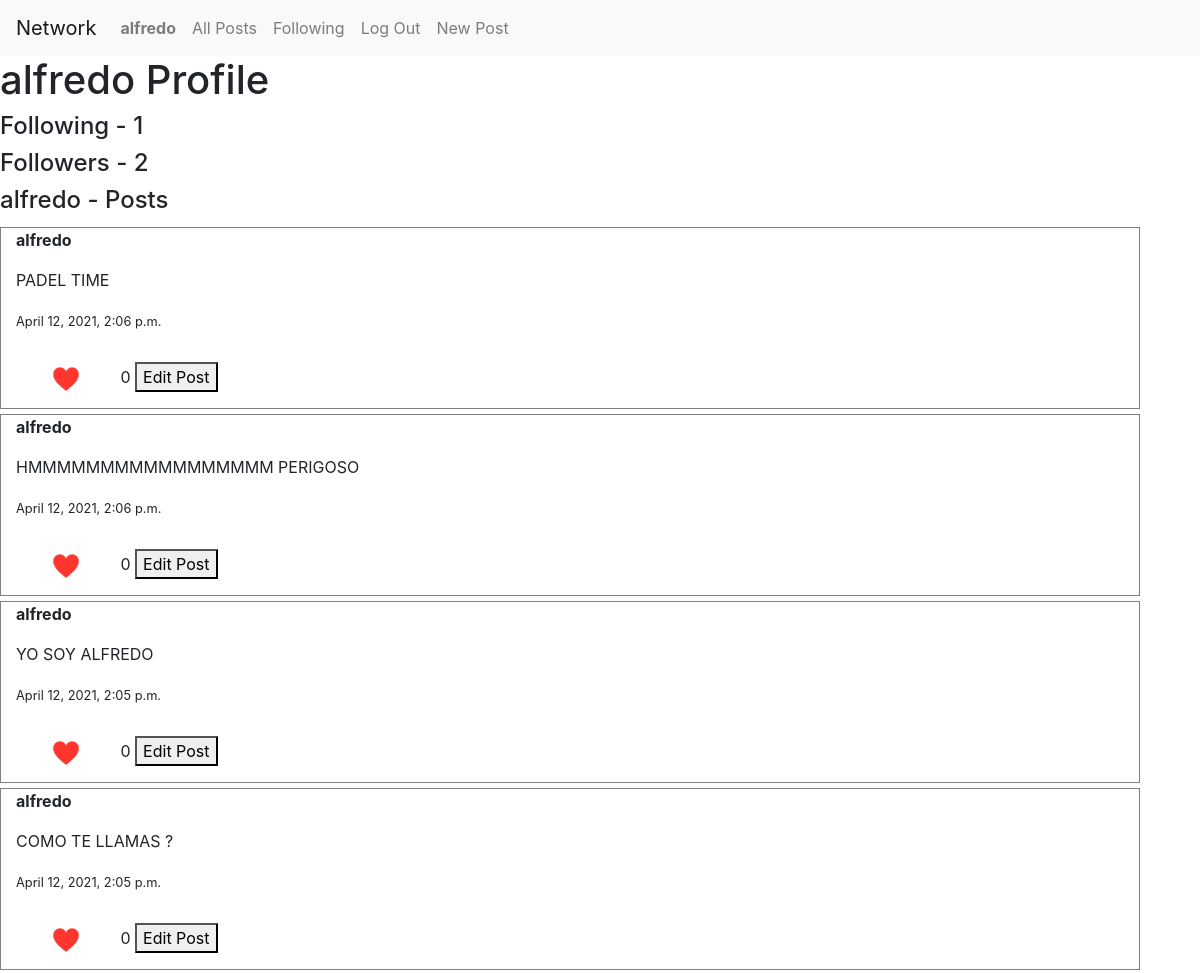
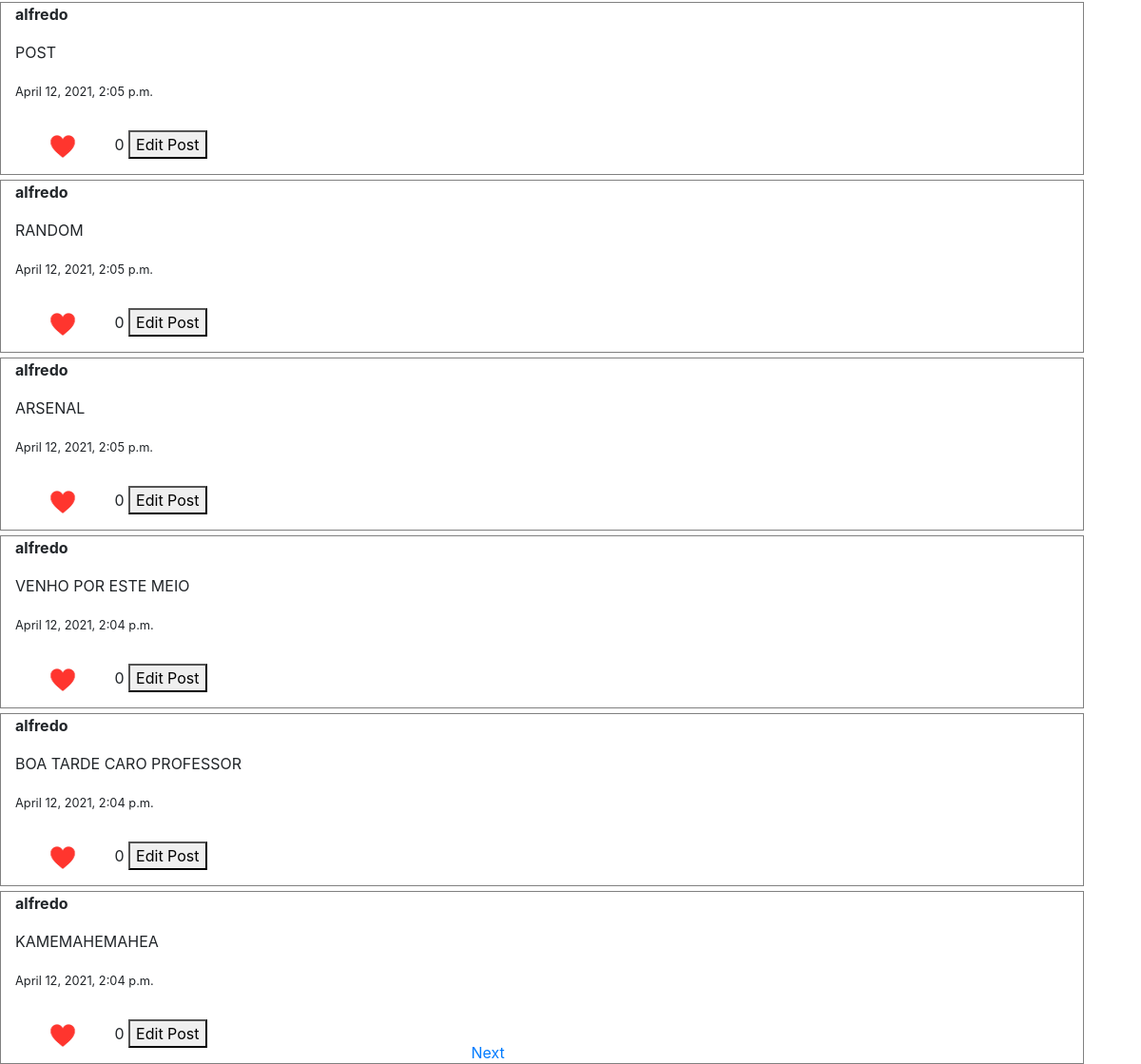
The app's page /profile/alfredo (signed in), older data (2 pictures, top to bottom).
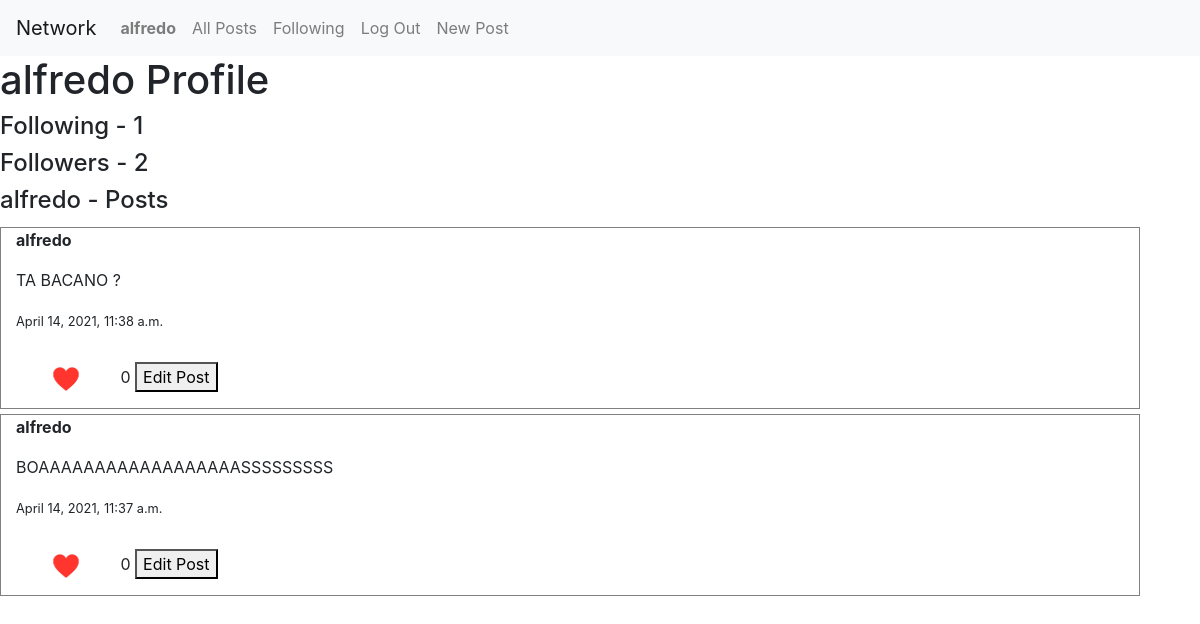
The same page, newer data.
### network/models.py (models this page shows)
class Post(models.Model):
    user = models.ForeignKey(settings.AUTH_USER_MODEL, on_delete=models.CASCADE)
    text = models.CharField(max_length= 300)
    created_at = models.DateTimeField(auto_now_add=True)
    likes = models.IntegerField(default = 0) # number of likes start at 0

class User(AbstractUser):
    pass

### network/views.py (the view, shortened to what this page needs)
# urls.py: path("profile/<str:username>",views.profile,name = "profile"),
def profile(request,username):
    flag = 2 # 0 - user doesnt follow the profile that is visited 1 - user follow the profile that is visited 2 - default
    followers = 0
    user = User.objects.get(username = username)
    user_posts = Post.objects.filter(user = user)
    user_posts = user_posts.order_by('-created_at')
    profile_user = UserProfile.objects.get(user = user)
    following = profile_user.following
    profiles = UserProfile.objects.all().exclude(user = user)
    for profile in profiles:
        list_following = profile.following
        if(user in list_following.all()):
            followers += 1
    page = request.GET.get('page', 1)
    paginator = Paginator(user_posts, 10)
    try:
        posts = paginator.page(page)
    except PageNotAnInteger:
        posts = paginator.page(1)
    except EmptyPage:
        posts = paginator.page(paginator.num_pages)
    return render(request, "network/profile.html",{
        "posts":posts,"username":username,"following":following.count(),"followers":followers,"flag":flag
    })

### network/templates/network/profile.html (shortened to what this page needs)
{% extends "network/layout.html" %}
{%load static %}
{% block body %}
<h1>{{username}} Profile</h1>
<h4> Following - {{following}} </h4>
<h4> Followers - {{followers}} </h4>
<div id="all_posts">
<h4> {{username}} - Posts </h4>
  {% for post in posts%}
    <div class="container"
          <p ><strong>{{post.user.username}}</strong> </p>
          <p >{{post.text}}</p>
          <p> <small>{{post.created_at}}</small></p>
          <img src="{% static 'network/small-heart-icon-0.jpg' %}" width="100" height="60">
          <div class="image">
            {{post.likes}}
          </div>
          {% if user.get_username == post.user.username %}
            <button class="edit" value = '{{post.id}}' >Edit Post</button>
          {% endif %}
    </div>
  {% endfor %}
    <div class="bottom">
      {% if posts.has_next %}
        <a href="{% url 'profile' username %}?page={{ posts.next_page_number }}">Next</a>
      {% endif %}
    </div>
  </div>
{% endblock %}

Row changes from the older to the newer data that the page shows:
removed Post: user.username "alfredo", text "PADEL TIME", created_at "April 12, 2021, 2:06 p.m.", likes "0", {{ post.id }} 23 (drawn)
removed Post: user.username "alfredo", text "HMMMMMMMMMMMMMMMMM PERIGOSO", created_at "April 12, 2021, 2:06 p.m.", likes "0", {{ post.id }} 22 (drawn)
removed Post: user.username "alfredo", text "YO SOY ALFREDO", created_at "April 12, 2021, 2:05 p.m.", likes "0", {{ post.id }} 21 (drawn)
removed Post: user.username "alfredo", text "COMO TE LLAMAS ?", created_at "April 12, 2021, 2:05 p.m.", likes "0", {{ post.id }} 20 (drawn)
removed Post: user.username "alfredo", text "POST", created_at "April 12, 2021, 2:05 p.m.", likes "0", {{ post.id }} 19 (drawn)
removed Post: user.username "alfredo", text "RANDOM", created_at "April 12, 2021, 2:05 p.m.", likes "0", {{ post.id }} 18 (drawn)
removed Post: user.username "alfredo", text "ARSENAL", created_at "April 12, 2021, 2:05 p.m.", likes "0", {{ post.id }} 17 (drawn)
removed Post: user.username "alfredo", text "VENHO POR ESTE MEIO", created_at "April 12, 2021, 2:04 p.m.", likes "0", {{ post.id }} 16 (drawn)
removed Post: user.username "alfredo", text "BOA TARDE CARO PROFESSOR", created_at "April 12, 2021, 2:04 p.m.", likes "0", {{ post.id }} 15 (drawn)
removed Post: user.username "alfredo", text "KAMEMAHEMAHEA", created_at "April 12, 2021, 2:04 p.m.", likes "0", {{ post.id }} 14 (drawn)
added Post: user.username "alfredo", text "TA BACANO ?", created_at "April 14, 2021, 11:38 a.m.", likes "0", {{ post.id }} 29 (drawn)
added Post: user.username "alfredo", text "BOAAAAAAAAAAAAAAAAAASSSSSSSSS", created_at "April 14, 2021, 11:37 a.m.", likes "0", {{ post.id }} 28 (drawn)
Text that changed along with them:
text no longer shown: "Next"
